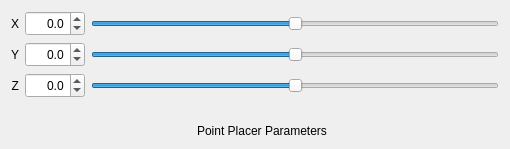
                <widget class="QWidget" name="PointPlacerPage">
                 <layout class="QGridLayout" name="gridLayout_18">
                  <item row="0" column="1">
                   <widget class="QDoubleSpinBox" name="PointPlacerXSpinBox">
                    <property name="sizePolicy">
                     <sizepolicy hsizetype="Fixed" vsizetype="Fixed">
                      <horstretch>0</horstretch>
                      <verstretch>0</verstretch>
                     </sizepolicy>
                    </property>
                    <property name="minimumSize">
                     <size>
                      <width>60</width>
                      <height>25</height>
                     </size>
                    </property>
                    <property name="maximumSize">
                     <size>
                      <width>60</width>
                      <height>25</height>
                     </size>
                    </property>
                    <property name="alignment">
                     <set>Qt::AlignRight|Qt::AlignTrailing|Qt::AlignVCenter</set>
                    </property>
                    <property name="decimals">
                     <number>1</number>
                    </property>
                    <property name="minimum">
                     <double>-10.000000000000000</double>
                    </property>
                    <property name="maximum">
                     <double>10.000000000000000</double>
                    </property>
                    <property name="singleStep">
                     <double>0.100000000000000</double>
                    </property>
                   </widget>
                  </item>
                  <item row="0" column="2">
                   <widget class="QSlider" name="PointPlacerXSlider">
                    <property name="minimum">
                     <number>-100</number>
                    </property>
                    <property name="maximum">
                     <number>100</number>
                    </property>
                    <property name="orientation">
                     <enum>Qt::Horizontal</enum>
                    </property>
                   </widget>
                  </item>
                  <item row="1" column="1">
                   <widget class="QDoubleSpinBox" name="PointPlacerYSpinBox">
                    <property name="sizePolicy">
                     <sizepolicy hsizetype="Fixed" vsizetype="Fixed">
                      <horstretch>0</horstretch>
                      <verstretch>0</verstretch>
                     </sizepolicy>
                    </property>
                    <property name="minimumSize">
                     <size>
                      <width>60</width>
                      <height>25</height>
                     </size>
                    </property>
                    <property name="maximumSize">
                     <size>
                      <width>60</width>
                      <height>25</height>
                     </size>
                    </property>
                    <property name="alignment">
                     <set>Qt::AlignRight|Qt::AlignTrailing|Qt::AlignVCenter</set>
                    </property>
                    <property name="decimals">
                     <number>1</number>
                    </property>
                    <property name="minimum">
                     <double>-10.000000000000000</double>
                    </property>
                    <property name="maximum">
                     <double>10.000000000000000</double>
                    </property>
                    <property name="singleStep">
                     <double>0.100000000000000</double>
                    </property>
                   </widget>
                  </item>
                  <item row="1" column="2">
                   <widget class="QSlider" name="PointPlacerYSlider">
                    <property name="minimum">
                     <number>-100</number>
                    </property>
                    <property name="maximum">
                     <number>100</number>
                    </property>
                    <property name="orientation">
                     <enum>Qt::Horizontal</enum>
                    </property>
                   </widget>
                  </item>
                  <item row="2" column="1">
                   <widget class="QDoubleSpinBox" name="PointPlacerZSpinBox">
                    <property name="sizePolicy">
                     <sizepolicy hsizetype="Fixed" vsizetype="Fixed">
                      <horstretch>0</horstretch>
                      <verstretch>0</verstretch>
                     </sizepolicy>
                    </property>
                    <property name="minimumSize">
                     <size>
                      <width>60</width>
                      <height>25</height>
                     </size>
                    </property>
                    <property name="maximumSize">
                     <size>
                      <width>60</width>
                      <height>25</height>
                     </size>
                    </property>
                    <property name="alignment">
                     <set>Qt::AlignRight|Qt::AlignTrailing|Qt::AlignVCenter</set>
                    </property>
                    <property name="decimals">
                     <number>1</number>
                    </property>
                    <property name="minimum">
                     <double>-10.000000000000000</double>
                    </property>
                    <property name="maximum">
                     <double>10.000000000000000</double>
                    </property>
                    <property name="singleStep">
                     <double>0.100000000000000</double>
                    </property>
                   </widget>
                  </item>
                  <item row="2" column="2">
                   <widget class="QSlider" name="PointPlacerZSlider">
                    <property name="minimum">
                     <number>-100</number>
                    </property>
                    <property name="maximum">
                     <number>100</number>
                    </property>
                    <property name="orientation">
                     <enum>Qt::Horizontal</enum>
                    </property>
                   </widget>
                  </item>
                  <item row="3" column="1" colspan="2">
                   <spacer name="verticalSpacer_6">
                    <property name="orientation">
                     <enum>Qt::Vertical</enum>
                    </property>
                    <property name="sizeType">
                     <enum>QSizePolicy::Fixed</enum>
                    </property>
                    <property name="sizeHint" stdset="0">
                     <size>
                      <width>474</width>
                      <height>20</height>
                     </size>
                    </property>
                   </spacer>
                  </item>
                  <item row="4" column="1" colspan="2">
                   <widget class="QLabel" name="PointPlacerParametersLabel">
                    <property name="sizePolicy">
                     <sizepolicy hsizetype="Preferred" vsizetype="Fixed">
                      <horstretch>0</horstretch>
                      <verstretch>0</verstretch>
                     </sizepolicy>
                    </property>
                    <property name="text">
                     <string>Point Placer Parameters</string>
                    </property>
                    <property name="alignment">
                     <set>Qt::AlignCenter</set>
                    </property>
                   </widget>
                  </item>
                  <item row="0" column="0">
                   <widget class="QLabel" name="PointPlacerXLabel">
                    <property name="sizePolicy">
                     <sizepolicy hsizetype="Fixed" vsizetype="Fixed">
                      <horstretch>0</horstretch>
                      <verstretch>0</verstretch>
                     </sizepolicy>
                    </property>
                    <property name="minimumSize">
                     <size>
                      <width>0</width>
                      <height>25</height>
                     </size>
                    </property>
                    <property name="text">
                     <string>X</string>
                    </property>
                    <property name="alignment">
                     <set>Qt::AlignRight|Qt::AlignTrailing|Qt::AlignVCenter</set>
                    </property>
                   </widget>
                  </item>
                  <item row="1" column="0">
                   <widget class="QLabel" name="PointPlacerYLabel">
                    <property name="sizePolicy">
                     <sizepolicy hsizetype="Fixed" vsizetype="Fixed">
                      <horstretch>0</horstretch>
                      <verstretch>0</verstretch>
                     </sizepolicy>
                    </property>
                    <property name="minimumSize">
                     <size>
                      <width>0</width>
                      <height>25</height>
                     </size>
                    </property>
                    <property name="text">
                     <string>Y</string>
                    </property>
                    <property name="alignment">
                     <set>Qt::AlignRight|Qt::AlignTrailing|Qt::AlignVCenter</set>
                    </property>
                   </widget>
                  </item>
                  <item row="2" column="0">
                   <widget class="QLabel" name="PointPlacerZLabel">
                    <property name="sizePolicy">
                     <sizepolicy hsizetype="Fixed" vsizetype="Fixed">
                      <horstretch>0</horstretch>
                      <verstretch>0</verstretch>
                     </sizepolicy>
                    </property>
                    <property name="minimumSize">
                     <size>
                      <width>0</width>
                      <height>25</height>
                     </size>
                    </property>
                    <property name="text">
                     <string>Z</string>
                    </property>
                    <property name="alignment">
                     <set>Qt::AlignRight|Qt::AlignTrailing|Qt::AlignVCenter</set>
                    </property>
                   </widget>
                  </item>
                 </layout>
                </widget>
